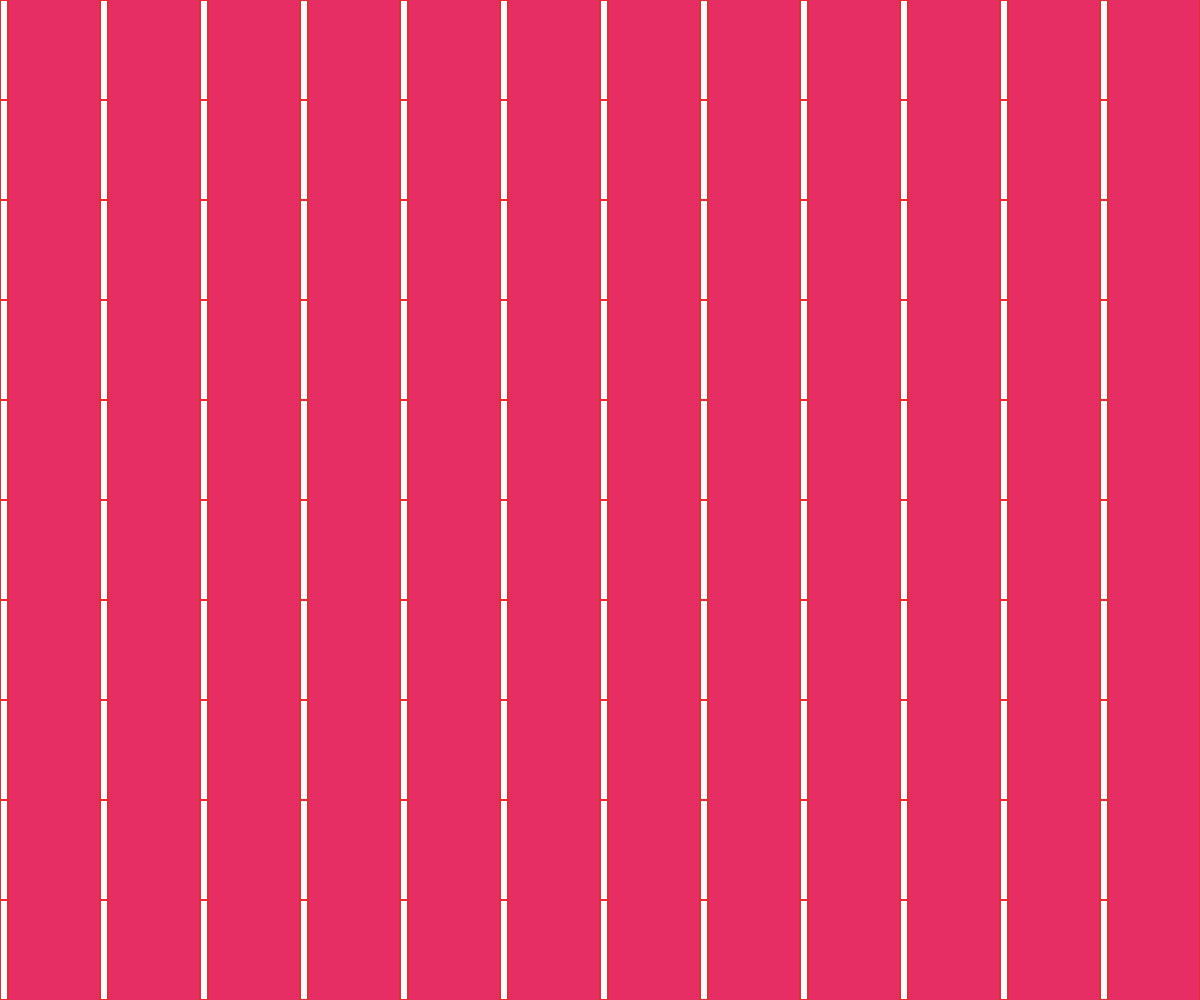
Frame 1 (no input)
Frame 60 (no input): identical to frame 1, image omitted
Frame 120 (the mouse pressed at the canvas centre since frame 60): identical to frame 1, image omitted

The p5.js sketch that drew this single still picture (run headless with seeded random() and noise() and a simulated clock; from frame 60 on, the mouse is pressed at the canvas centre):

// p5.js sketch
// ── sketch.js
function setup() {
createCanvas(windowWidth,windowHeight);

}

function draw() {
  background(230,45,100);
  
  for (var i=0; i<20; i++) {
    
    for(var y=0;y<20;y++) {
    
    fill(255);
    stroke(230,45,50);
    strokeWeight(2);
    rect(i*100,y*100,8,height/2);
  }
  
}
}
